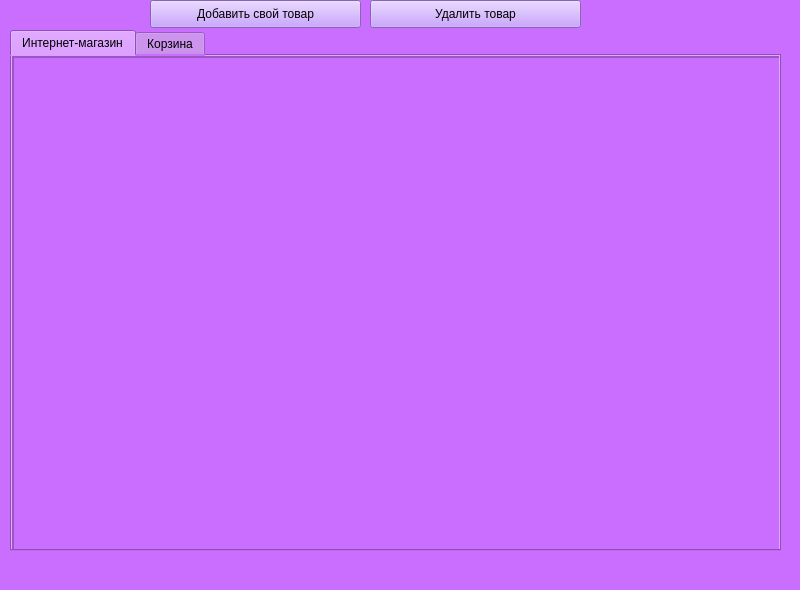
<?xml version="1.0" encoding="UTF-8"?>
<ui version="4.0">
 <class>MainWindow</class>
 <widget class="QMainWindow" name="MainWindow">
  <property name="geometry">
   <rect>
    <x>0</x>
    <y>0</y>
    <width>800</width>
    <height>590</height>
   </rect>
  </property>
  <property name="windowTitle">
   <string>MainWindow</string>
  </property>
  <property name="styleSheet">
   <string notr="true">background-color: rgb(202, 110, 255);</string>
  </property>
  <widget class="QWidget" name="centralwidget">
   <widget class="QTabWidget" name="tabWidget">
    <property name="geometry">
     <rect>
      <x>10</x>
      <y>30</y>
      <width>771</width>
      <height>521</height>
     </rect>
    </property>
    <property name="currentIndex">
     <number>0</number>
    </property>
    <widget class="QWidget" name="tab">
     <attribute name="title">
      <string>Интернет-магазин</string>
     </attribute>
     <widget class="QScrollArea" name="scrollArea">
      <property name="geometry">
       <rect>
        <x>0</x>
        <y>0</y>
        <width>771</width>
        <height>751</height>
       </rect>
      </property>
      <property name="widgetResizable">
       <bool>true</bool>
      </property>
      <widget class="QWidget" name="scrollAreaWidgetContents">
       <property name="geometry">
        <rect>
         <x>0</x>
         <y>0</y>
         <width>769</width>
         <height>749</height>
        </rect>
       </property>
       <widget class="QListWidget" name="listWidget">
        <property name="geometry">
         <rect>
          <x>0</x>
          <y>0</y>
          <width>771</width>
          <height>771</height>
         </rect>
        </property>
       </widget>
      </widget>
     </widget>
    </widget>
    <widget class="QWidget" name="tab_2">
     <attribute name="title">
      <string>Корзина</string>
     </attribute>
     <widget class="QLabel" name="label">
      <property name="geometry">
       <rect>
        <x>0</x>
        <y>0</y>
        <width>331</width>
        <height>51</height>
       </rect>
      </property>
      <property name="font">
       <font>
        <pointsize>18</pointsize>
       </font>
      </property>
      <property name="text">
       <string>Сумма Вашей покупки:</string>
      </property>
     </widget>
     <widget class="QLabel" name="label_2">
      <property name="geometry">
       <rect>
        <x>330</x>
        <y>0</y>
        <width>371</width>
        <height>51</height>
       </rect>
      </property>
      <property name="font">
       <font>
        <pointsize>18</pointsize>
       </font>
      </property>
      <property name="text">
       <string>Пока что нисколько(</string>
      </property>
     </widget>
     <widget class="QLabel" name="label_3">
      <property name="geometry">
       <rect>
        <x>0</x>
        <y>200</y>
        <width>761</width>
        <height>41</height>
       </rect>
      </property>
      <property name="font">
       <font>
        <pointsize>14</pointsize>
       </font>
      </property>
      <property name="layoutDirection">
       <enum>Qt::LeftToRight</enum>
      </property>
      <property name="text">
       <string>Введите номер вашей банковской карты чтобы оплатить ваши покупки</string>
      </property>
     </widget>
     <widget class="QLineEdit" name="lineEdit">
      <property name="geometry">
       <rect>
        <x>190</x>
        <y>270</y>
        <width>311</width>
        <height>31</height>
       </rect>
      </property>
     </widget>
     <widget class="QPushButton" name="pushButton">
      <property name="geometry">
       <rect>
        <x>280</x>
        <y>320</y>
        <width>121</width>
        <height>41</height>
       </rect>
      </property>
      <property name="font">
       <font>
        <pointsize>12</pointsize>
       </font>
      </property>
      <property name="styleSheet">
       <string notr="true">background-color: rgb(188, 140, 255);</string>
      </property>
      <property name="text">
       <string>Оплатить</string>
      </property>
     </widget>
     <widget class="QLabel" name="label_4">
      <property name="geometry">
       <rect>
        <x>200</x>
        <y>420</y>
        <width>341</width>
        <height>71</height>
       </rect>
      </property>
      <property name="font">
       <font>
        <pointsize>10</pointsize>
       </font>
      </property>
      <property name="text">
       <string/>
      </property>
     </widget>
     <widget class="QPushButton" name="pushButton_2">
      <property name="geometry">
       <rect>
        <x>260</x>
        <y>60</y>
        <width>131</width>
        <height>51</height>
       </rect>
      </property>
      <property name="font">
       <font>
        <weight>75</weight>
        <bold>true</bold>
       </font>
      </property>
      <property name="styleSheet">
       <string notr="true">background-color: rgb(188, 140, 255);</string>
      </property>
      <property name="text">
       <string>Обнулить корзину</string>
      </property>
     </widget>
     <widget class="QPushButton" name="pushButton_5">
      <property name="geometry">
       <rect>
        <x>260</x>
        <y>130</y>
        <width>131</width>
        <height>51</height>
       </rect>
      </property>
      <property name="font">
       <font>
        <weight>75</weight>
        <bold>true</bold>
       </font>
      </property>
      <property name="styleSheet">
       <string notr="true">background-color: rgb(188, 140, 255);</string>
      </property>
      <property name="text">
       <string>Список покупок</string>
      </property>
     </widget>
    </widget>
   </widget>
   <widget class="QPushButton" name="pushButton_3">
    <property name="geometry">
     <rect>
      <x>150</x>
      <y>0</y>
      <width>211</width>
      <height>28</height>
     </rect>
    </property>
    <property name="styleSheet">
     <string notr="true">background-color: rgb(188, 140, 255);</string>
    </property>
    <property name="text">
     <string>Добавить свой товар</string>
    </property>
   </widget>
   <widget class="QPushButton" name="pushButton_4">
    <property name="geometry">
     <rect>
      <x>370</x>
      <y>0</y>
      <width>211</width>
      <height>28</height>
     </rect>
    </property>
    <property name="styleSheet">
     <string notr="true">background-color: rgb(188, 140, 255);</string>
    </property>
    <property name="text">
     <string>Удалить товар</string>
    </property>
   </widget>
  </widget>
  <widget class="QMenuBar" name="menubar">
   <property name="geometry">
    <rect>
     <x>0</x>
     <y>0</y>
     <width>800</width>
     <height>26</height>
    </rect>
   </property>
  </widget>
  <widget class="QStatusBar" name="statusbar"/>
 </widget>
 <resources/>
 <connections/>
</ui>
